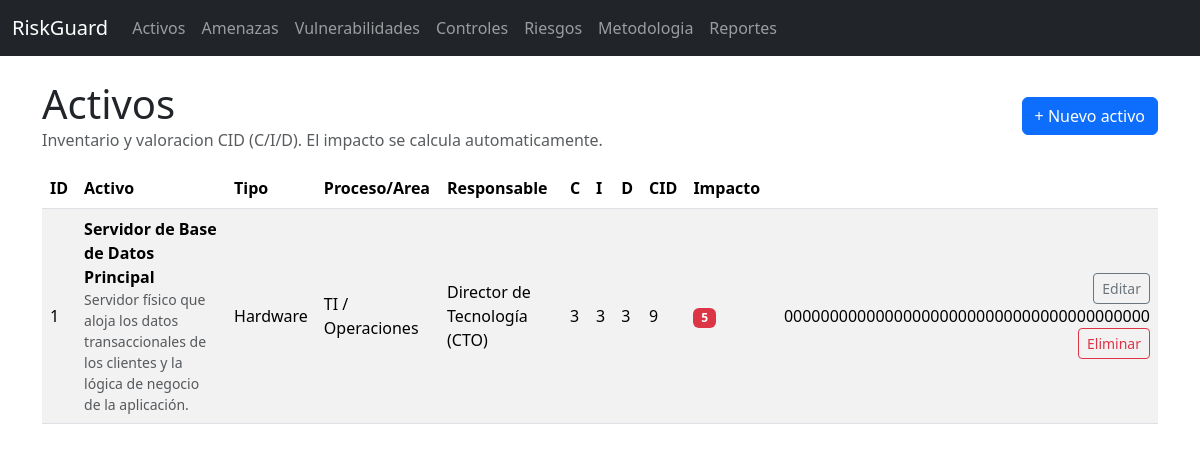
Before: /assets with the older database file.
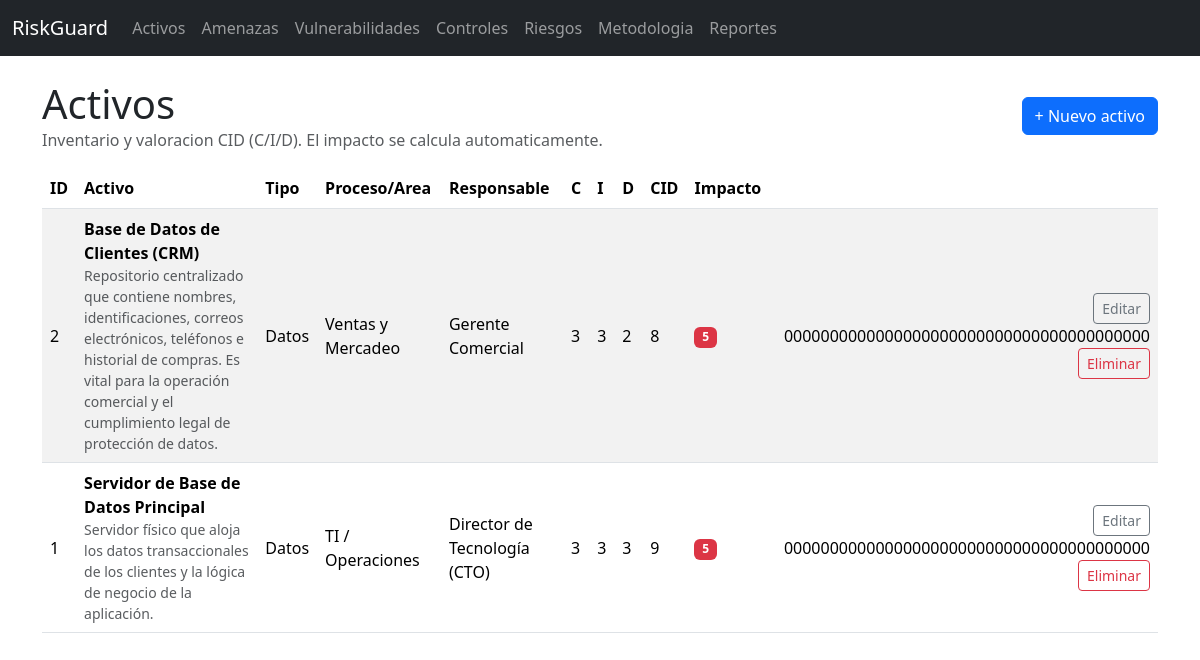
After: the same page with the newer database file.
### models.py (models this page shows)
class Asset(db.Model):
    id = db.Column(db.Integer, primary_key=True)
    name = db.Column(db.String(120), nullable=False)
    asset_type = db.Column(db.String(50), nullable=False)
    description = db.Column(db.Text)
    owner = db.Column(db.String(120))
    process = db.Column(db.String(120))
    confidentiality = db.Column(db.Integer, nullable=False, default=1)
    integrity = db.Column(db.Integer, nullable=False, default=1)
    availability = db.Column(db.Integer, nullable=False, default=1)
    created_at = db.Column(db.DateTime, default=datetime.utcnow)
    risks = db.relationship("RiskScenario", back_populates="asset", cascade="all, delete-orphan")
    @property
    def cid_total(self) -> int:
        return int(self.confidentiality) + int(self.integrity) + int(self.availability)
    @property
    def impact_value(self) -> int:
        return cid_to_impact(self.cid_total)

### app.py (the view)
    @app.route("/assets")
    def assets_list():
        assets = Asset.query.order_by(Asset.created_at.desc()).all()
        return render_template("assets/list.html", assets=assets)

### utils.py (called while the page is built)
def cid_to_impact(cid_total: int) -> int:
    if cid_total <= 4:
        return 1
    if cid_total <= 7:
        return 3
    return 5

### templates/assets/list.html (shortened to what this page needs)
{% extends 'base.html' %}
{% block content %}
<div class="d-flex justify-content-between align-items-center mb-3">
  <div>
    <h1 class="mb-0">Activos</h1>
    <div class="text-muted">Inventario y valoracion CID (C/I/D). El impacto se calcula automaticamente.</div>
  </div>
  <a class="btn btn-primary" href="{{ url_for('assets_new') }}">+ Nuevo activo</a>
</div>
<div class="table-responsive">
<table class="table table-striped">
  <thead>
    <tr>
      <th>ID</th>
      <th>Activo</th>
      <th>Tipo</th>
      <th>Proceso/Area</th>
      <th>Responsable</th>
      <th>C</th>
      <th>I</th>
      <th>D</th>
      <th>CID</th>
      <th>Impacto</th>
      <th></th>
    </tr>
  </thead>
  <tbody>
    {% for a in assets %}
    <tr>
      <td>{{ a.id }}</td>
      <td>
        <div class="fw-semibold">{{ a.name }}</div>
        {% if a.description %}<div class="text-muted small">{{ a.description }}</div>{% endif %}
      </td>
      <td>{{ a.asset_type }}</td>
      <td>{{ a.process or '-' }}</td>
      <td>{{ a.owner or '-' }}</td>
      <td>{{ a.confidentiality }}</td>
      <td>{{ a.integrity }}</td>
      <td>{{ a.availability }}</td>
      <td>{{ a.cid_total }}</td>
      <td>
        {% set imp = a.impact_value %}
        <span class="badge {% if imp==5 %}text-bg-danger{% elif imp==3 %}text-bg-warning{% else %}text-bg-success{% endif %}">
          {{ imp }}
        </span>
      </td>
      <td class="text-end">
        <a class="btn btn-sm btn-outline-secondary" href="{{ url_for('assets_edit', asset_id=a.id) }}">Editar</a>
        <form class="d-inline" method="post" action="{{ url_for('assets_delete', asset_id=a.id) }}" onsubmit="return confirm('Eliminar este activo?');">
          {{ csrf_token() }}
          <button class="btn btn-sm btn-outline-danger" type="submit">Eliminar</button>
        </form>
      </td>
    </tr>
    {% endfor %}
  </tbody>
</table>
</div>
{% endblock %}

Changed rows visible on the page:
added Asset: id "2", name "Base de Datos de Clientes (CRM)", description "Repositorio centralizado que contiene nombres, identificaciones, correos electrónicos, teléfonos e historial de compras. Es vital para la operación comercial y el cumplimiento legal de protección de datos.", asset_type "Datos", process "Ventas y Mercadeo", owner "Gerente Comercial", confidentiality "3", integrity "3", availability "2", cid_total "8", imp "5", csrf_token "0000000000000000000000000000000000000000"
changed Asset "Servidor de Base de Datos Principal": asset_type "Hardware" → "Datos"
